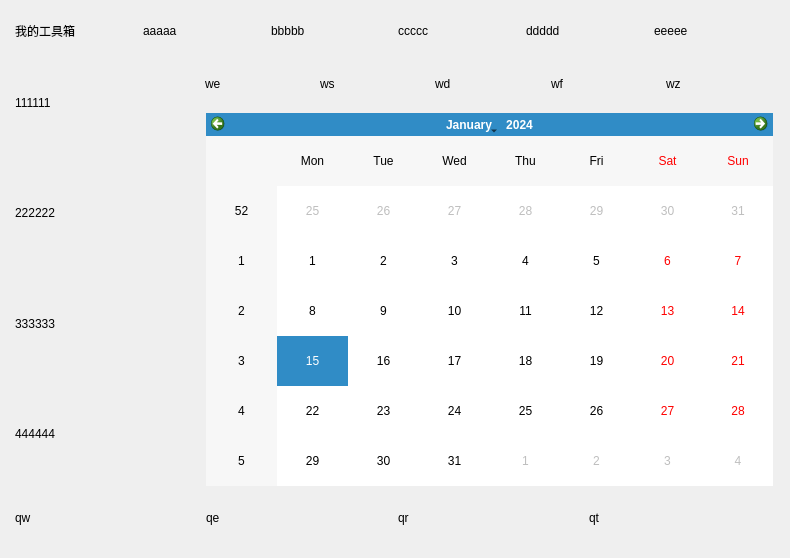
<?xml version="1.0" encoding="UTF-8"?>
<ui version="4.0">
 <class>ToolBox</class>
 <widget class="QMainWindow" name="ToolBox">
  <property name="geometry">
   <rect>
    <x>0</x>
    <y>0</y>
    <width>790</width>
    <height>558</height>
   </rect>
  </property>
  <property name="windowTitle">
   <string>MainWindow</string>
  </property>
  <widget class="QWidget" name="centralwidget">
   <widget class="QWidget" name="gridLayoutWidget">
    <property name="geometry">
     <rect>
      <x>15</x>
      <y>50</y>
      <width>192</width>
      <height>436</height>
     </rect>
    </property>
    <layout class="QGridLayout" name="gridLayout">
     <item row="1" column="0">
      <widget class="QLabel" name="label_8">
       <property name="text">
        <string>222222</string>
       </property>
      </widget>
     </item>
     <item row="2" column="0">
      <widget class="QLabel" name="label_9">
       <property name="text">
        <string>333333</string>
       </property>
      </widget>
     </item>
     <item row="0" column="0">
      <widget class="QLabel" name="label_7">
       <property name="text">
        <string>111111</string>
       </property>
      </widget>
     </item>
     <item row="3" column="0">
      <widget class="QLabel" name="label_10">
       <property name="text">
        <string>444444</string>
       </property>
      </widget>
     </item>
    </layout>
   </widget>
   <widget class="QWidget" name="gridLayoutWidget_2">
    <property name="geometry">
     <rect>
      <x>15</x>
      <y>10</y>
      <width>761</width>
      <height>41</height>
     </rect>
    </property>
    <layout class="QGridLayout" name="gridLayout_2">
     <item row="0" column="2">
      <widget class="QLabel" name="label_5">
       <property name="text">
        <string>bbbbb</string>
       </property>
      </widget>
     </item>
     <item row="0" column="0" alignment="Qt::AlignLeft">
      <widget class="QLabel" name="label">
       <property name="minimumSize">
        <size>
         <width>65</width>
         <height>39</height>
        </size>
       </property>
       <property name="text">
        <string>我的工具箱</string>
       </property>
      </widget>
     </item>
     <item row="0" column="5">
      <widget class="QLabel" name="label_2">
       <property name="text">
        <string>eeeee</string>
       </property>
      </widget>
     </item>
     <item row="0" column="4">
      <widget class="QLabel" name="label_3">
       <property name="text">
        <string>ddddd</string>
       </property>
      </widget>
     </item>
     <item row="0" column="3">
      <widget class="QLabel" name="label_4">
       <property name="text">
        <string>ccccc</string>
       </property>
      </widget>
     </item>
     <item row="0" column="1">
      <widget class="QLabel" name="label_6">
       <property name="text">
        <string>aaaaa</string>
       </property>
      </widget>
     </item>
    </layout>
   </widget>
   <widget class="QWidget" name="gridLayoutWidget_3">
    <property name="geometry">
     <rect>
      <x>15</x>
      <y>485</y>
      <width>759</width>
      <height>65</height>
     </rect>
    </property>
    <layout class="QGridLayout" name="gridLayout_3">
     <item row="0" column="3">
      <widget class="QLabel" name="label_16">
       <property name="text">
        <string>qt</string>
       </property>
      </widget>
     </item>
     <item row="0" column="2">
      <widget class="QLabel" name="label_17">
       <property name="text">
        <string>qr</string>
       </property>
      </widget>
     </item>
     <item row="0" column="1">
      <widget class="QLabel" name="label_18">
       <property name="text">
        <string>qe</string>
       </property>
      </widget>
     </item>
     <item row="0" column="0">
      <widget class="QLabel" name="label_19">
       <property name="text">
        <string>qw</string>
       </property>
      </widget>
     </item>
    </layout>
   </widget>
   <widget class="QWidget" name="gridLayoutWidget_4">
    <property name="geometry">
     <rect>
      <x>205</x>
      <y>51</y>
      <width>570</width>
      <height>65</height>
     </rect>
    </property>
    <layout class="QGridLayout" name="gridLayout_4">
     <item row="0" column="1">
      <widget class="QLabel" name="label_12">
       <property name="text">
        <string>ws</string>
       </property>
      </widget>
     </item>
     <item row="0" column="3">
      <widget class="QLabel" name="label_14">
       <property name="text">
        <string>wf</string>
       </property>
      </widget>
     </item>
     <item row="0" column="2">
      <widget class="QLabel" name="label_13">
       <property name="text">
        <string>wd</string>
       </property>
      </widget>
     </item>
     <item row="0" column="0">
      <widget class="QLabel" name="label_11">
       <property name="text">
        <string>we</string>
       </property>
      </widget>
     </item>
     <item row="0" column="4">
      <widget class="QLabel" name="label_15">
       <property name="text">
        <string>wz</string>
       </property>
      </widget>
     </item>
    </layout>
   </widget>
   <widget class="QWidget" name="gridLayoutWidget_5">
    <property name="geometry">
     <rect>
      <x>206</x>
      <y>113</y>
      <width>567</width>
      <height>373</height>
     </rect>
    </property>
    <layout class="QGridLayout" name="gridLayout_5">
     <item row="0" column="0">
      <widget class="QCalendarWidget" name="calendarWidget"/>
     </item>
    </layout>
   </widget>
  </widget>
 </widget>
 <resources/>
 <connections/>
</ui>
